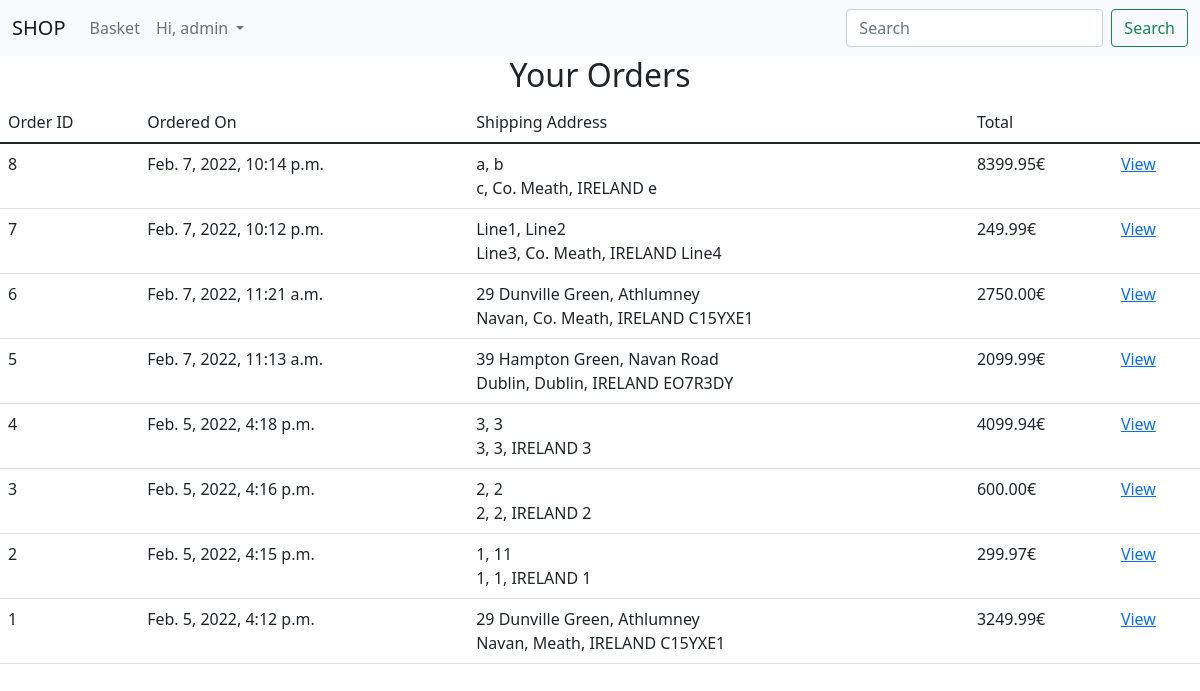
The app's page /orderhistory/ (signed in), older data.
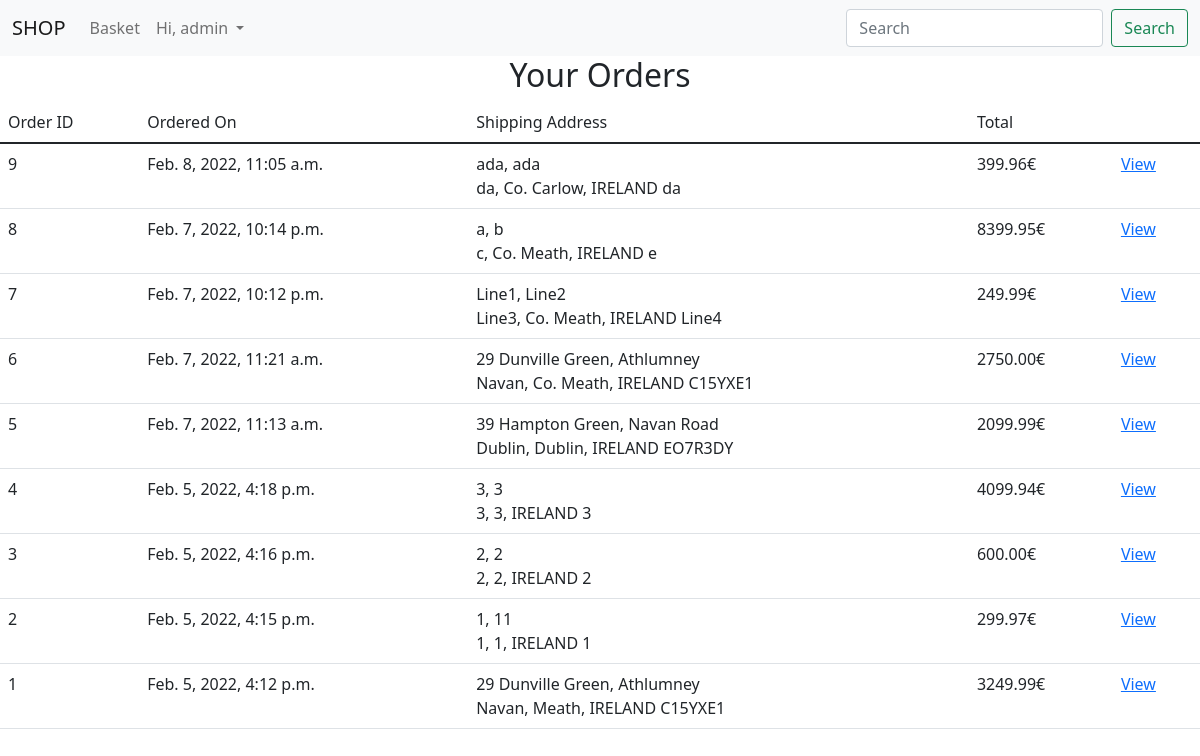
The same page, newer data.
### duarteshop/models.py (models this page shows)
class Order(models.Model):
    id = models.IntegerField(primary_key=True)
    basketId = models.ForeignKey(Basket, on_delete=models.CASCADE)
    user_id = models.ForeignKey(APIUser, on_delete=models.CASCADE)
    addressline1 = models.CharField(max_length=100, default = '')
    addressline2 = models.CharField(max_length=100, default = '')
    city = models.CharField(max_length=40, default = '')
    county = models.CharField(max_length=15, default = '')
    country = models.CharField(max_length=7, default='IRELAND', editable=False)
    eircode = models.CharField(max_length=7, default = '')
    datetimeOrder = models.DateTimeField(auto_now_add=True)
    total_price = models.DecimalField(max_digits=6, decimal_places=2, default=0.0)

### duarteshop/views.py (the view)
# urls.py: path('orderhistory/', views.previous_orders, name="order_history"),
@login_required
def previous_orders(request):
    user = request.user
    orders = Order.objects.filter(user_id = user).order_by('id').reverse()
    return render(request, 'previous_orders.html', {'orders': orders})

### duarteshop/templates/previous_orders.html (shortened to what this page needs)
{%  extends "base.html" %}
{%  block content %}
    <div class="justify-content-center text-center">
        <h2>Your Orders</h2>
    </div>
    <div>
        <table class="table table-hover">
            <thead>
                <tr>
                    <td>Order ID</td>
                    <td>Ordered On</td>
                    <td>Shipping Address</td>
                    <td>Total</td>
                    <td></td>
                </tr>
            </thead>
                <tbody>
                    {% for od in orders %}
                    <tr>
                        <td>{{od.id}}</td>
                        <td>{{od.datetimeOrder}}</td>
                        <td>{{od.addressline1}}, {{od.addressline2}} <br> {{od.city}}, {{od.county}}, {{od.country}} {{od.eircode}}</td>
                        <td>{{od.total_price}}€</td>
                        <td><a href="/prevorder/{{od.id}}">View</a></td>
                    </tr>
                    {% endfor %}
                </tbody>
        </table>
    </div>
{%  endblock %}

Row changes from the older to the newer data that the page shows:
added Order: id "9", datetimeOrder "Feb. 8, 2022, 11:05 a.m.", addressline1 "ada", addressline2 "ada", city "da", county "Co. Carlow", country "IRELAND", eircode "da", total_price "399.96"
